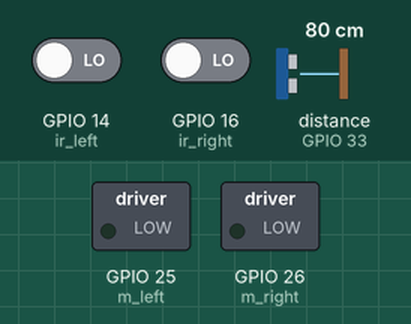
The sketch below on a simulated ESP32. Parts: switched loads named in the sketch (green lamp = pin HIGH). Wiring (inferred from the names in the program): ultrasonic range finder: trigger GPIO 32; echo GPIO 33. The test bench sets the inputs (shaded band); at power-on: GPIO 14 (ir_left) LOW, GPIO 16 (ir_right) LOW, distance to the obstacle (sensor on GPIO 33) 80 cm (analog values on the 0–4095 scale). The echo pulse lasts 58.3 µs per cm; pins used as bus, display or sensor lines are not drawn.

Above: at 1.2 s.
1.3 s: GPIO 14 (ir_left) driven HIGH
At 1.9 s:
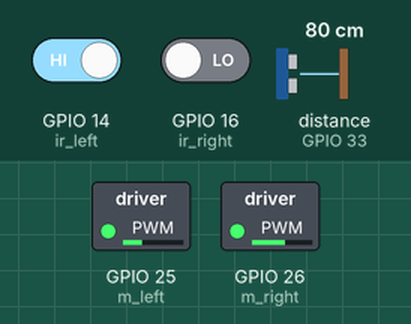
2.8 s: GPIO 16 (ir_right) driven HIGH
At 3.1 s:
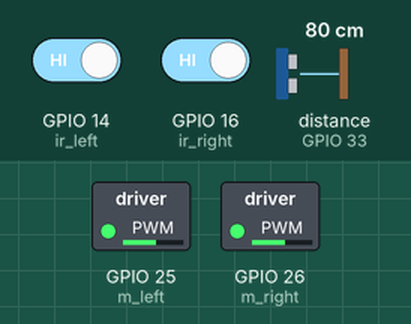
4.3 s: GPIO 14 (ir_left) driven LOW
At 4.6 s:
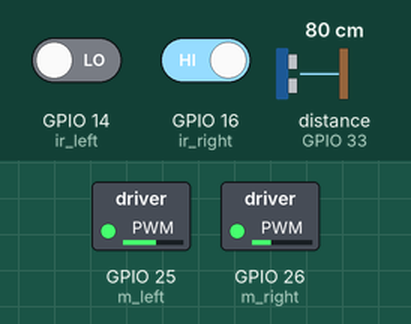
5.8 s: distance to the obstacle (sensor on GPIO 33) set to 24 cm
7.3 s: distance to the obstacle (sensor on GPIO 33) set to 19 cm
At 7.8 s:
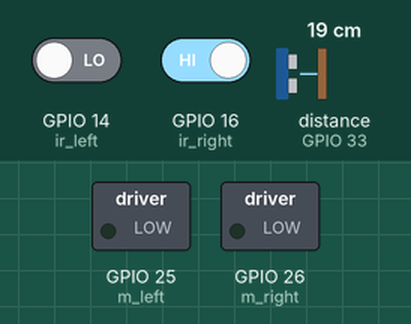
8.8 s: distance to the obstacle (sensor on GPIO 33) set to 35 cm
At 9.5 s:
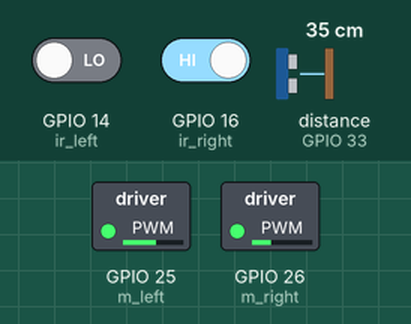
Timing chart, 0 to 11.3 s (numbered marks = the images above; inputs shaded):
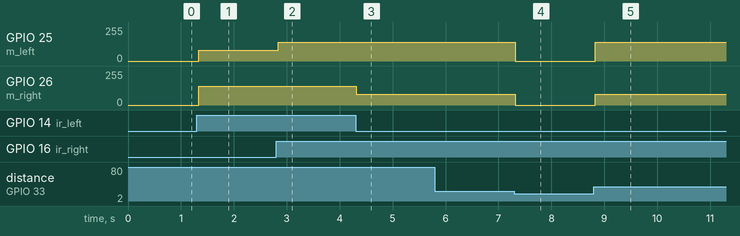

Measured:
- the behaviour switches between 22 and 21 cm on distance to the obstacle (sensor on GPIO 33) (found by bisection; images 3 and 4)
- after the input at 1.3 s, GPIO 25 (m_left): 0/255 → 80/255 at once; GPIO 26 (m_right): 0/255 → 140/255 at once
- after the input at 2.8 s, GPIO 25 (m_left): 80/255 → 140/255 at once
- after the input at 4.3 s, GPIO 26 (m_right): 140/255 → 80/255 at once
- after the input at 5.8 s, every drawn part: stays the same
- after the input at 7.3 s, GPIO 25 (m_left): 140/255 → 0/255 at once; GPIO 26 (m_right): 80/255 → 0/255 at once
- after the input at 8.8 s, GPIO 25 (m_left): 0/255 → 140/255 at once; GPIO 26 (m_right): 0/255 → 80/255 at once

The sketch:

project2.ino
```cpp
/**
   Yurdaer Dalkic & Hadi Deknache
   This sketch is created for an intelligent transportation system
   using car (Chasis kit 2X2) and an ESP32 evelopment board.
   An ultrasonic sensor (HC-SR04) and two IR sensor.
   This car using ultrasonic sensor to detect objects and
   IR sensors for to fallow a specific route/path.
*/

#include <analogWrite.h>
// Defination of states that will be used for state machine
enum State_enum {STOP, FORWARD, ROTATE_RIGHT, ROTATE_LEFT};
State_enum State = STOP; // Default state

// Defination of digital and analog pins
const int m_left = 25;
const int m_right = 26;
const int ir_left = 14;
const int ir_right = 16;
const int trig_pin = 32;
const int echo_pin = 33;

const int m_speed = 140; // Normal speed of the car. Maximum is 255.
const int m_rotate = 80; // Rotation speed for one wheel. Maximum is 255.

// The booleans will present the status of the sensor results
bool obstacle = false;
bool left_sensor = false;
bool right_sensor = false;

void setup() {
  Serial.begin(9600); //sets serial port for communication
  analogReadResolution(8);
  analogWriteResolution(8);
  //Configurs the pins as INPUT or OUTPUT
  pinMode(trig_pin, OUTPUT);
  pinMode(echo_pin, INPUT);
  pinMode(ir_left, INPUT);
  pinMode(ir_right, INPUT);
  pinMode(m_left, OUTPUT);
  pinMode(m_right, OUTPUT);
  Stop(); // Stop the motors
}

void loop() {
  delay(10); // Add some delays before reading the sensors
  // State machine starts here
  switch (State)
  {
    case STOP:
      Stop(); // Stop the motor
      break;

    case FORWARD:
      MoveForward();
      break;

    case ROTATE_RIGHT:
      MoveRight();
      break;

    case ROTATE_LEFT:
      MoveLeft();
      break;
  }
  ReadSensors(); // Read the sensor values


  if (obstacle) {
    State = STOP; // Next state will be STOP
  }
  // The line is on the left side
  else if (left_sensor && !right_sensor) {
    State = ROTATE_LEFT; // next state will be ROTATE_LEFT
  }
  // The line is on the right side
  else if (!left_sensor && right_sensor) {
    State = ROTATE_RIGHT;
  }
  // The car is fallowing the line
  else if (left_sensor && right_sensor) {
    State = FORWARD; // Next state will be FORWARD
  }


}

/**
   This method calculate the distance between
   the sensor (HC-SR04) and nearest object based on the sensor values
*/
int ReadDistance() {
  int distance = 0;

  // Clears the trigPin
  digitalWrite(trig_pin, LOW);
  delayMicroseconds(2);
  // Sets the trig_pin on HIGH state for 10 micro seconds
  digitalWrite(trig_pin, HIGH);
  delayMicroseconds(10);
  digitalWrite(trig_pin, LOW);
  // Reads the echo_pin, returns the sound wave travel time in microseconds
  int duration = pulseIn(echo_pin, HIGH);
  // Calculating the distance
  distance = (duration * 0.034 / 2); // calculate the distance by using the speed of sound
  return distance;
}

/**
   This method sets same voltage for both wheels so the car moves straight forward
*/
void MoveForward() {
  analogWrite(m_right, m_speed);
  analogWrite(m_left, m_speed);
}
/**
   This method sets lower voltage to left wheel than right wheel so the care rotate to left
*/
void MoveLeft() {
  analogWrite(m_right, m_speed);
  analogWrite(m_left, m_rotate);
}
/**
   This method sets lower voltage to right wheel than left wheel so the care rotate to right
*/
void MoveRight() {
  analogWrite(m_right, m_rotate);
  analogWrite(m_left, m_speed);
}
/**
   This method sets 0V to both wheels so the car is not moving
*/
void Stop() {
  analogWrite(m_right, 0);
  analogWrite(m_left, 0);
}
/**
   This method reads the ulrasonic sensor and IR sensors.
*/
void ReadSensors() {
  // Read the distance three times and calculate the mean value in order to minimize sensor reading errors
  int distance = (ReadDistance() + ReadDistance() + ReadDistance()) / 3;
  // If the the distance is closer than 20 cm set the status of the sensor to the true.
  // That means the car need to stop.
  if (distance <= 20) {
    obstacle = true;
  }
  // Otherwise road is clear.
  else {
    obstacle = false;
  }
  // If the sensor value is HIGH, left IR sensor on the line
  if (digitalRead(ir_left)) {
    left_sensor = true;
  }
  // Otherwise left IR sensor out of the line
  else {
    left_sensor = false;
  }
  // If the sensor value is HIGH, right IR sensor on the line
  if (digitalRead(ir_right)) {
    right_sensor = true;
  }
  // Otherwise right IR sensor out of the line
  else {
    right_sensor = false;
  }

}
```
